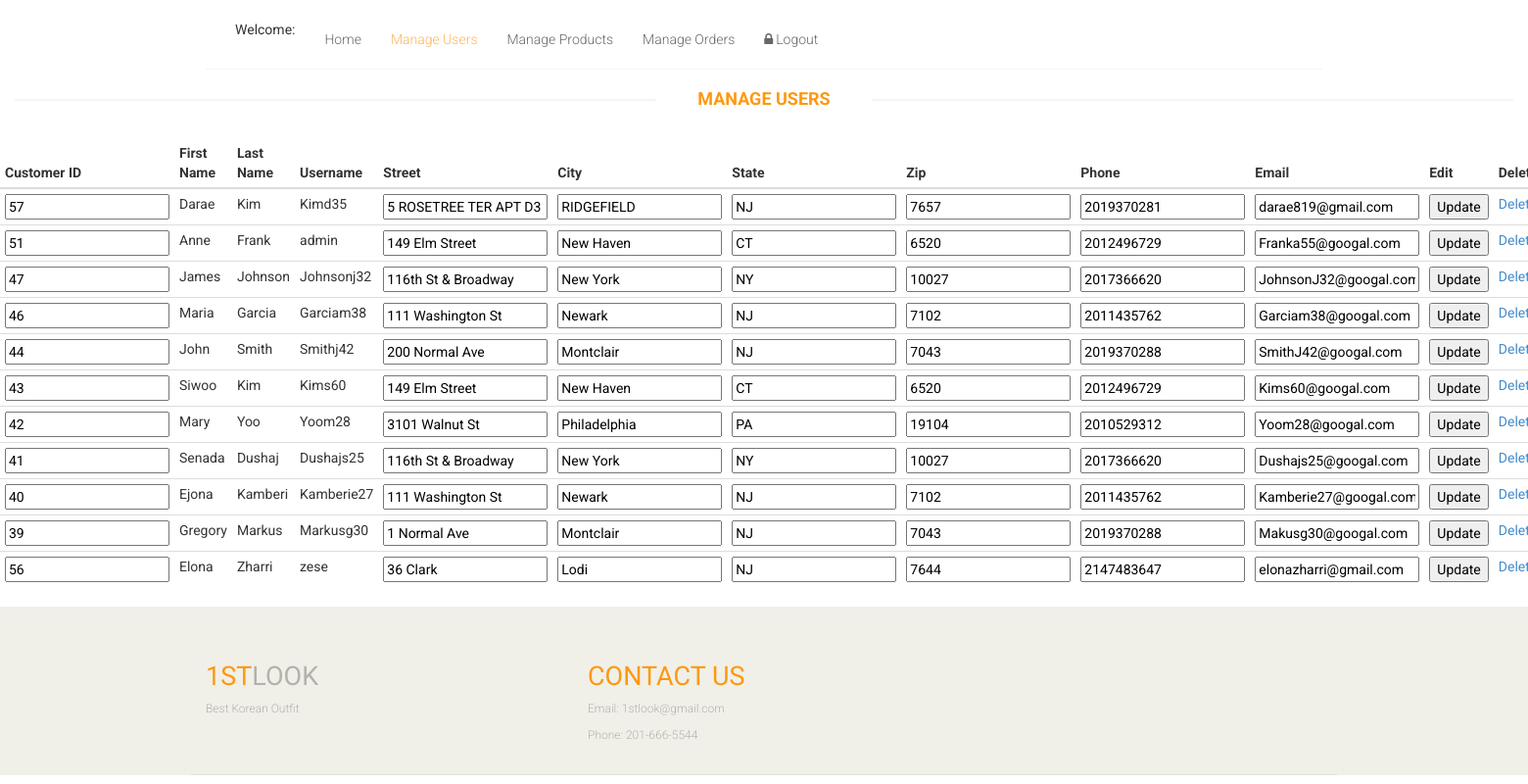
The app's page /edit_users.php with its own data.
### tables this page shows
CREATE TABLE `users` (
  `id` int(30) NOT NULL,
  `positionID` varchar(15) NOT NULL,
  `firstname` varchar(15) NOT NULL,
  `lastname` varchar(15) NOT NULL,
  `username` varchar(30) NOT NULL,
  `password` varchar(200) NOT NULL,
  `street` varchar(30) NOT NULL,
  `city` varchar(30) NOT NULL,
  `state` varchar(30) NOT NULL,
  `zip` int(15) NOT NULL,
  `phone` int(15) NOT NULL,
  `email` varchar(30) NOT NULL
);

### edit_users.php (the view, shortened to what this page needs)
<?php
	$link = connect();
	$sql = "SELECT * FROM users";
	$result= mysqli_query($link,$sql);
			if(mysqli_num_rows($result) > 0){
?>
<!DOCTYPE html>
<html lang="en">
<head>
    <link href="css/bootstrap.min.css" rel="stylesheet">
    <link href="css/font-awesome.min.css" rel="stylesheet">
    <link href="css/prettyPhoto.css" rel="stylesheet">
    <link href="css/price-range.css" rel="stylesheet">
    <link href="css/animate.css" rel="stylesheet">
	<link href="css/main.css" rel="stylesheet">
	<link href="css/responsive.css" rel="stylesheet">
</head>
    <body>
        <form id="my_form" method="POST">
        <header id="header">
		<div class="header-middle">
			<div class="container">
				<div class="row" >
					<div class="col-sm-8">
						<div class="shop-menu pull-left">
							<ul class="nav navbar-nav">
							    <li><?php echo "Welcome: ", $_SESSION['firstname'] ?></li>
								<li><a href="admin.php">Home</a></li>
								<li><a href="admin_users.php?admin_users" class="active">Manage Users</a></li>
                                <li><a href="admin_products.php?admin_products" >Manage Products</a></li>
								<li><a href="admin_orders.php?admin_orders">Manage Orders</a></li>
								<li><a href="logout.php"><i class="fa fa-lock"></i>Logout</a>
								</li>
							</ul>
						</div>
					</div>
				</div>
			</div>
		</div>
	</header>
        <h2 class="title text-center"><br>Manage Users</h2>
        <table class="table table-condensed">
					<thead>
						<tr class="cart_menu">
                        <th>Customer ID</th>
                        <th>First Name</th>
                        <th>Last Name</th>
                        <th>Username</th>
                        <th>Street</th>
                        <th>City</th>
                        <th>State</th>
                        <th>Zip</th>
                        <th>Phone</th>
                        <th>Email</th>
                        <th>Edit</th>
                        <th>Delete</th>
                        </tr>
                    </thead>
<?php
			  while($row=mysqli_fetch_assoc($result)){
			   $id = $row['id'];
			   $firstname = $row['firstname'];
			   $lastname = $row['lastname'];
			   $username = $row['username'];
			   $street = $row['street'];
			   $city = $row['city'];
			   $state = $row['state'];
			   $zip = $row['zip'];
			   $phone = $row['phone'];
			   $email = $row['email'];
?>
              <tr>
                <td><input type="text" name ="new_id" id= "new_id" value="<?php echo $id?>" readonly></input></td>
                <td><?php echo $firstname?></td>
                <td><?php echo $lastname?></td>
                <td><?php echo $username?></td>
                <td><input type="text" name ="new_street" id= "new_street" value="<?php echo $street?>"></input></td>
                <td><input type="text" name ="new_city" id= "new_city" value="<?php echo $city?>"></input></td>
                <td><input type="text" name ="new_state" id= "new_state" value="<?php echo $state?>"></input></td>
                <td><input type="text" name ="new_zip" id= "new_zip" value="<?php echo $zip?>"></input></td>
                <td><input type="text" name ="new_phone" id= "new_phone" value="<?php echo $phone?>"></input></td>
                <td><input type="text" name ="new_email" id= "new_email" value="<?php echo $email?>"></input></td>
                <td><input type="submit" name="update_quantity_abidha" formaction="/~kimd35/1st_look/edit_users.php"  value="Update" id="update" onclick="UpdateTable();"/></td>
                <td><a class="cart_quantity_delete" href="admin_users.php?delete= <?php echo $row['id']; ?>">Delete</a></td>
              </tr>
           <?php
			  }
           ?>
        </table>
    <footer id="footer">
		<div class="footer-top">
			<div class="container">
				<div class="row">
					<div class="col-sm-2">
						<div class="companyinfo">
							<h2><span>1ST</span>LOOK</h2>
							<p>Best Korean Outfit</p>
						</div>
					</div>
					<div class="col-sm-2">
					</div>
						<div class="col-sm-2">
						<div class="companyinfo">
							<h2><span>Contact Us</span></h2>
							<p>Email: 1stlook@gmail.com</p>
							<p>Phone: 201-666-5544</p>
						</div>
					</div>
						<div class="col-sm-2">
					</div>
					<div class="col-sm-3">
						<div class="address">
						</div>
					</div>
				</div>
			</div>
		</div>
	</footer>
    </form>
    </body>
</html>
<?php
		} else{
				echo "Can't find another products. Try later.";
				}
?>

### css/main.css (style rules this page uses)
body { font-family: 'Roboto', sans-serif; background:; position: relative; font-weight:400px; }
ul li { list-style: none; }
a { -webkit-transition: 300ms; -moz-transition: 300ms; -o-transition: 300ms; transition: 300ms; }
h1, h2, h3, h4, h5, h6 { font-family: 'Roboto', sans-serif; }
.header-middle .container .row { border-bottom: 1px solid #f5f5f5; margin-left: 0; margin-right: 0; padding-bottom: 20px; padding-top: 20px; }
.header-middle .container .row .col-sm-8 { padding-right:0; }
.shop-menu ul li { display:inline-block; padding-left: 15px; padding-right: 15px; }
.shop-menu ul li:last-child { padding-right: 0; }
.shop-menu ul li a { color: #696763; font-family: 'Roboto', sans-serif; font-size: 14px; font-weight: 300; padding:0; padding-right: 0; margin-top: 10px; }
.shop-menu ul li a i { margin-right:3px; }
.mainmenu ul li a:hover, .mainmenu ul li a.active, .shop-menu ul li a.active { background:none; color:#fdb45e; }
#footer { background: #F0F0E9; }
.footer-top .container { border-bottom: 1px solid #E0E0DA; padding-bottom: 20px; }
.companyinfo { margin-top: 57px; }
.companyinfo h2 { color: #B4B1AB; font-family: abel; font-size: 27px; text-transform: uppercase; }
.companyinfo h2 span { color:#FE980F; }
.companyinfo p { color: #B3B3AD; font-family: 'Roboto', sans-serif; font-size: 12px; font-weight: 300; }
.footer-top .col-sm-3 { overflow: hidden; }
.address { margin-top: 30px; position: relative; overflow: hidden; }
.left-sidebar h2:after, h2.title:after { content: " "; position: absolute; border: 1px solid #f5f5f5; bottom:8px; left: 0; width: 100%; height: 0; z-index: -2; }
h2.title:before { content: " "; position: absolute; background: #fff; bottom: -6px; width: 220px; height: 30px; z-index: -1; left: 50%; margin-left: -110px; }
h2.title { color: #FE980F; font-family: 'Roboto', sans-serif; font-size: 18px; font-weight: 700; margin: 0 15px; text-transform: uppercase; margin-bottom: 30px; position: relative; }

### records on screen
users: new_id "57", firstname "Darae", lastname "Kim", username "Kimd35", new_street "5 ROSETREE TER APT D3", new_city "RIDGEFIELD", new_state "NJ", new_zip "7657", new_phone "2019370281", new_email "darae819@gmail.com"
users: new_id "51", firstname "Anne", lastname "Frank", username "admin", new_street "149 Elm Street", new_city "New Haven", new_state "CT", new_zip "6520", new_phone "2012496729", new_email "Franka55@googal.com"
users: new_id "47", firstname "James", lastname "Johnson", username "Johnsonj32", new_street "116th St & Broadway", new_city "New York", new_state "NY", new_zip "10027", new_phone "2017366620", new_email "JohnsonJ32@googal.com"
users: new_id "46", firstname "Maria", lastname "Garcia", username "Garciam38", new_street "111 Washington St", new_city "Newark", new_state "NJ", new_zip "7102", new_phone "2011435762", new_email "Garciam38@googal.com"
users: new_id "44", firstname "John", lastname "Smith", username "Smithj42", new_street "200 Normal Ave", new_city "Montclair", new_state "NJ", new_zip "7043", new_phone "2019370288", new_email "SmithJ42@googal.com"
users: new_id "43", firstname "Siwoo", lastname "Kim", username "Kims60", new_street "149 Elm Street", new_city "New Haven", new_state "CT", new_zip "6520", new_phone "2012496729", new_email "Kims60@googal.com"
users: new_id "42", firstname "Mary", lastname "Yoo", username "Yoom28", new_street "3101 Walnut St", new_city "Philadelphia", new_state "PA", new_zip "19104", new_phone "2010529312", new_email "Yoom28@googal.com"
users: new_id "41", firstname "Senada", lastname "Dushaj", username "Dushajs25", new_street "116th St & Broadway", new_city "New York", new_state "NY", new_zip "10027", new_phone "2017366620", new_email "Dushajs25@googal.com"
users: new_id "40", firstname "Ejona", lastname "Kamberi", username "Kamberie27", new_street "111 Washington St", new_city "Newark", new_state "NJ", new_zip "7102", new_phone "2011435762", new_email "Kamberie27@googal.com"
users: new_id "39", firstname "Gregory", lastname "Markus", username "Markusg30", new_street "1 Normal Ave", new_city "Montclair", new_state "NJ", new_zip "7043", new_phone "2019370288", new_email "Makusg30@googal.com"
users: new_id "56", firstname "Elona", lastname "Zharri", username "zese", new_street "36 Clark", new_city "Lodi", new_state "NJ", new_zip "7644", new_phone "2147483647", new_email "elonazharri@gmail.com"
